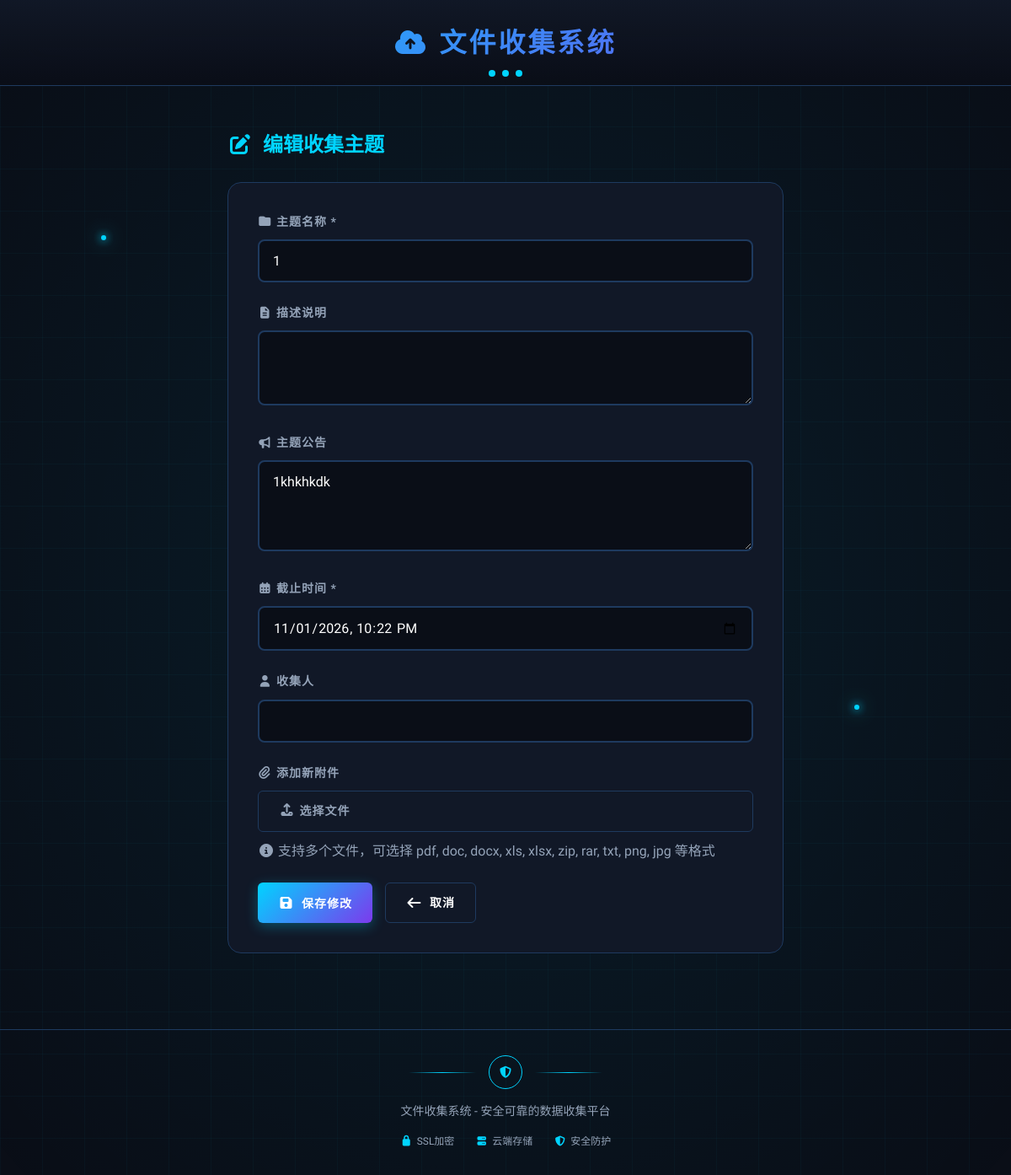
Before: /admin/theme/1/edit (signed in) with the older database file.
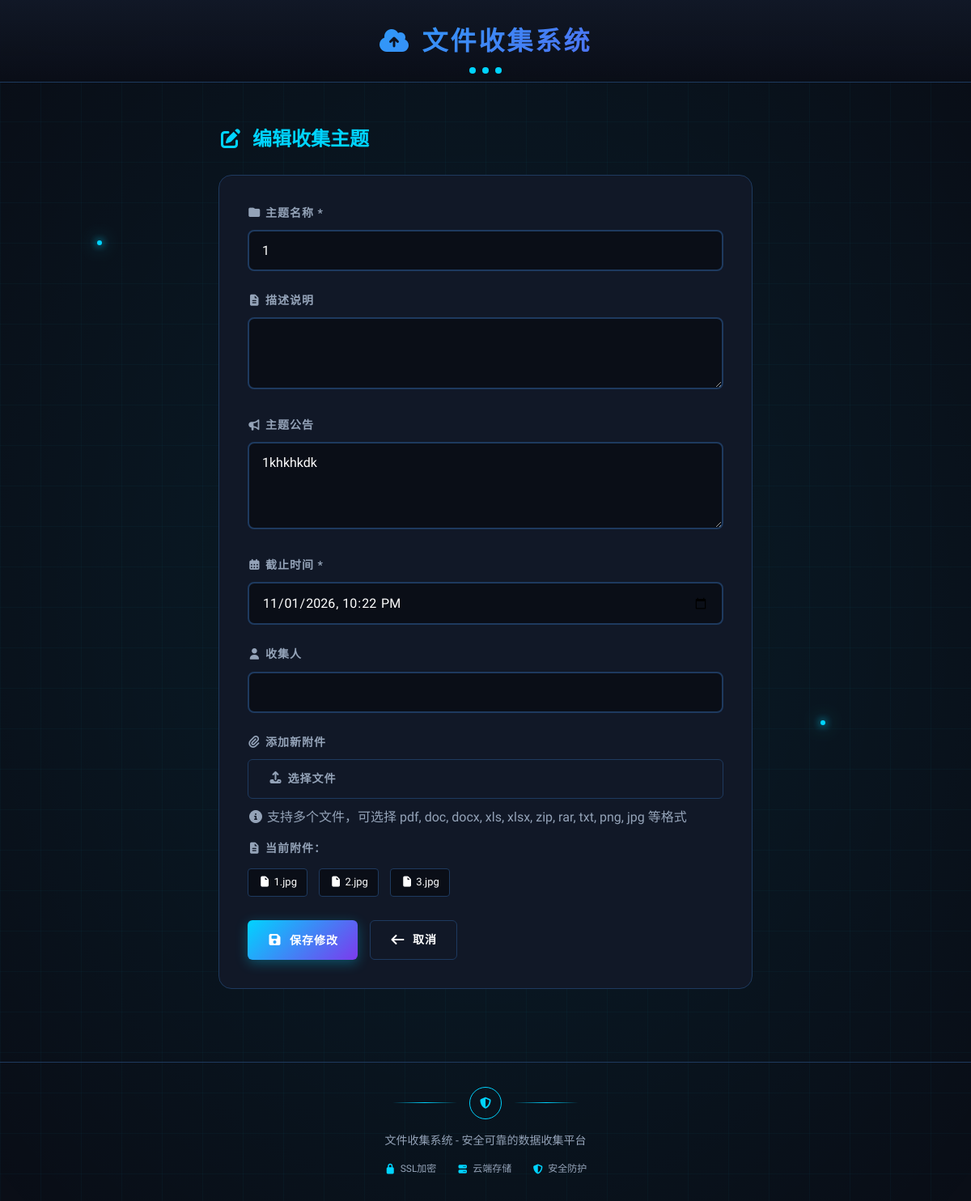
After: the same page with the newer database file.
### models.py (models this page shows)
class ThemeAttachment(db.Model):
    id = db.Column(db.Integer, primary_key=True)
    filename = db.Column(db.String(500), nullable=False)
    original_name = db.Column(db.String(200), nullable=False)
    theme_id = db.Column(db.Integer, db.ForeignKey('collection_theme.id'), nullable=False)
    uploaded_at = db.Column(db.DateTime, default=datetime.utcnow)

### routes.py (the view, shortened to what this page needs)
    @app.route('/admin/theme/<int:theme_id>/edit', methods=['GET', 'POST'])
    @login_required
    def edit_theme(theme_id):
        theme = CollectionTheme.query.get_or_404(theme_id)
        return render_template('theme_edit.html', theme=theme)

### models.py (called while the page is built)
@login_manager.user_loader
def load_user(user_id):
    return Admin.query.get(int(user_id))

### app/templates/theme_edit.html (shortened to what this page needs)
{% extends "base.html" %}
{% block content %}
<div class="container form-container">
    <h2><i class="fas fa-edit"></i> 编辑收集主题</h2>
    <form method="POST" enctype="multipart/form-data" class="theme-form">
        <div class="form-group">
            <label><i class="fas fa-folder"></i> 主题名称 *</label>
            <input type="text" name="title" value="{{ theme.title }}" required>
        </div>
        <div class="form-group">
            <label><i class="fas fa-file-alt"></i> 描述说明</label>
            <textarea name="description" rows="3">{{ theme.description or '' }}</textarea>
        </div>
        <div class="form-group">
            <label><i class="fas fa-bullhorn"></i> 主题公告</label>
            <textarea name="announcement" rows="4" placeholder="输入主题公告内容">{{ theme.announcement or '' }}</textarea>
        </div>
        <div class="form-group">
            <label><i class="fas fa-calendar-alt"></i> 截止时间 *</label>
            <input type="datetime-local" name="deadline" value="{{ theme.deadline.strftime('%Y-%m-%dT%H:%M') }}" required>
        </div>
        <div class="form-group">
            <label><i class="fas fa-user"></i> 收集人</label>
            <input type="text" name="collector_name" value="{{ theme.collector_name or '' }}">
        </div>
        <div class="form-group">
            <label><i class="fas fa-paperclip"></i> 添加新附件</label>
            <label for="attachment-input" class="btn btn-secondary" style="cursor:pointer;">
                <i class="fas fa-upload"></i> 选择文件
            </label>
            <div id="file-list" style="margin-top: 10px; color: var(--text-secondary);">
                <i class="fas fa-info-circle"></i> 支持多个文件，可选择 pdf, doc, docx, xls, xlsx, zip, rar, txt, png, jpg 等格式
            </div>
            {% if theme.attachments %}
            <div style="margin-top: 15px;">
                <label><i class="fas fa-file-alt"></i> 当前附件：</label>
                <div class="attachment-list" style="margin-top: 8px;">
                    {% for att in theme.attachments %}
                    <span class="existing-attachment">
                        <i class="fas fa-file"></i> {{ att.original_name }}
                    </span>
                    {% endfor %}
                </div>
            </div>
            {% endif %}
        </div>
        <div class="form-actions">
            <button type="submit" class="btn btn-primary">
                <i class="fas fa-save"></i> 保存修改
            </button>
            <a href="{{ url_for('admin_dashboard') }}" class="btn btn-secondary">
                <i class="fas fa-arrow-left"></i> 取消
            </a>
        </div>
    </form>
</div>
{% endblock %}

Changed rows visible on the page:
added ThemeAttachment: original_name "1.jpg"
added ThemeAttachment: original_name "2.jpg"
added ThemeAttachment: original_name "3.jpg"
Other visible differences:
text now shown: "当前附件："
